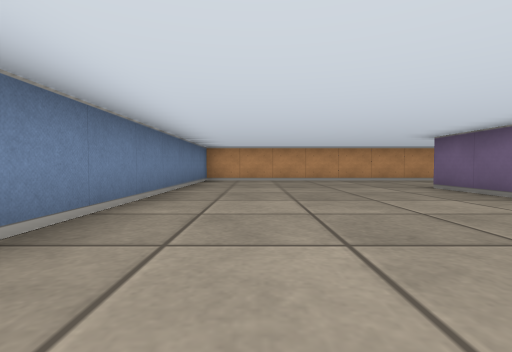
[1] (above)

16 first-person views from a walk through a cub3D maze. The camera is about half as high as the walls, tilts 2° down and sees 85° across. The floor is counted in squares. Each view is taken from the middle of a square. On the plan, view 1 faces up. The plan holds only what a view shows up to about 9 squares ahead; the rest is blank.

[2]
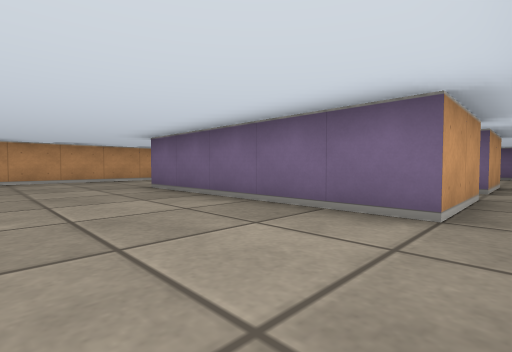

[3]
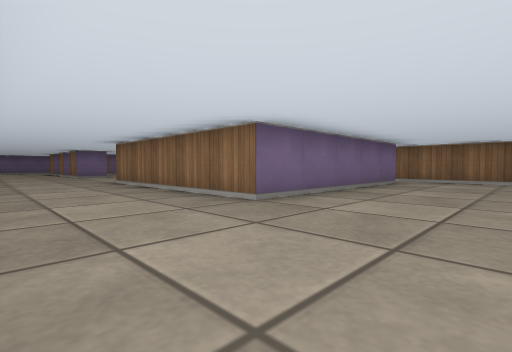

[4]
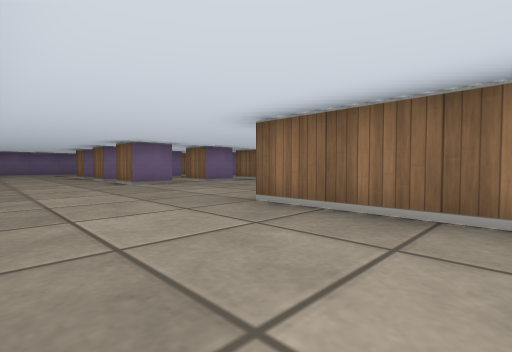

[5]
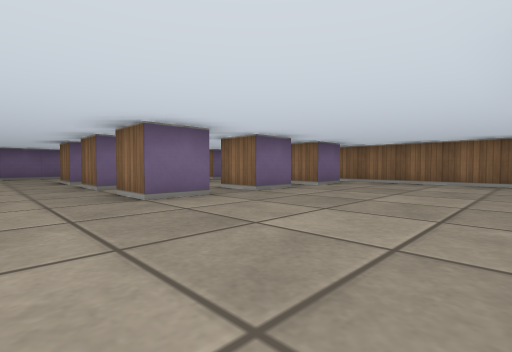

[6]
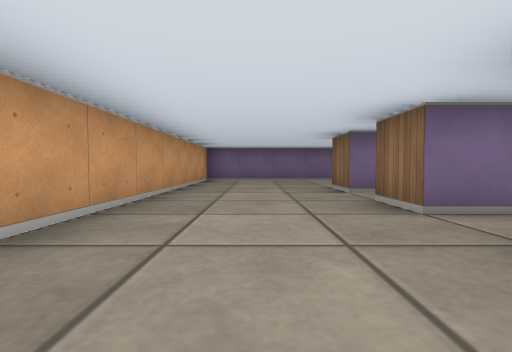

[7]
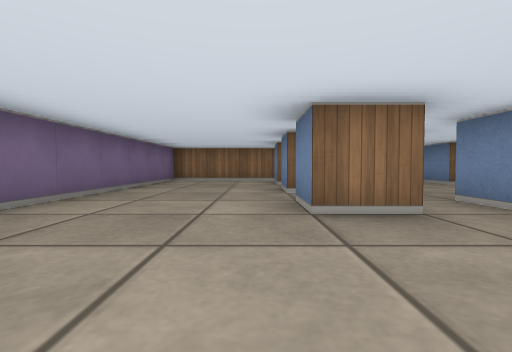

[8]
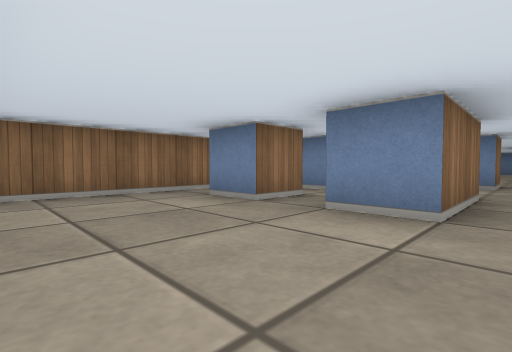

[9]
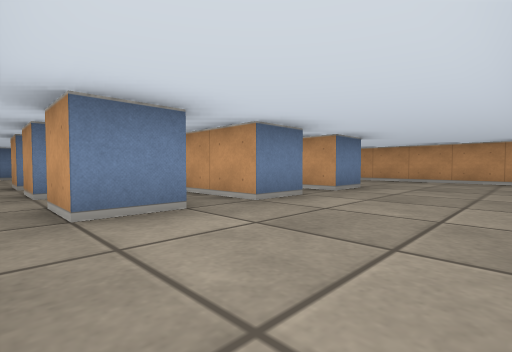

[10]
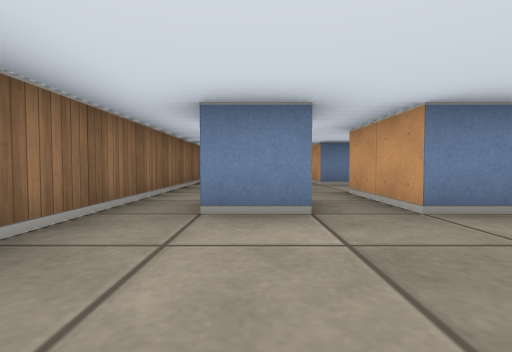

[11]
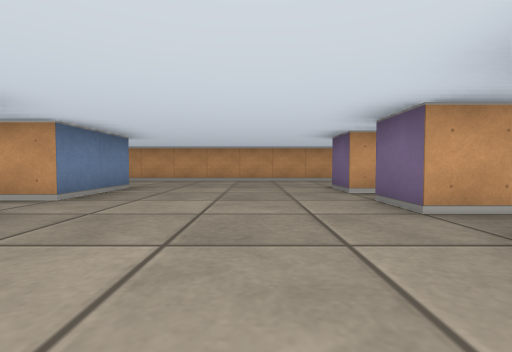

[12]
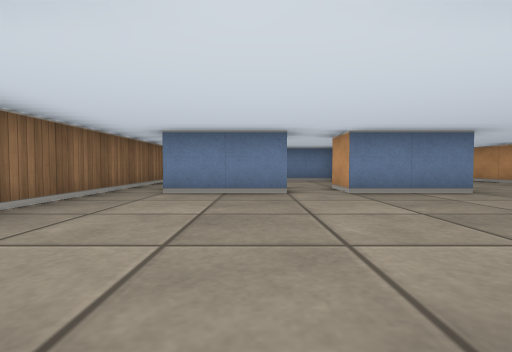

[13]
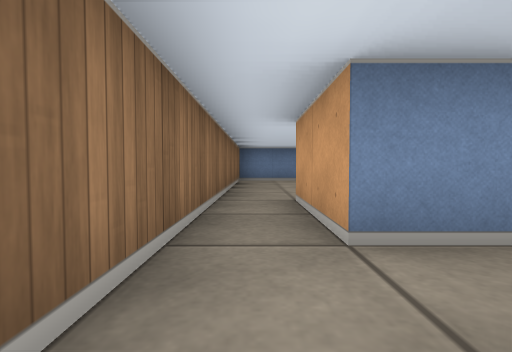

[14]
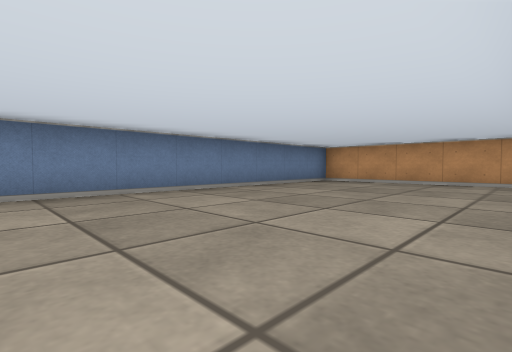

[15]
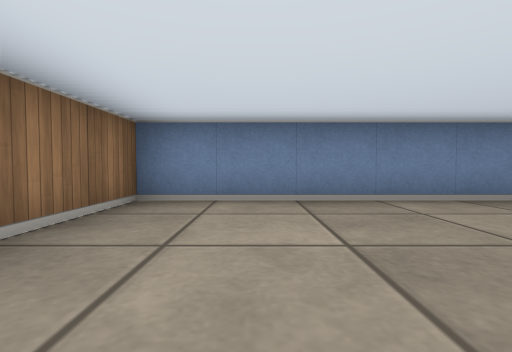

[16]
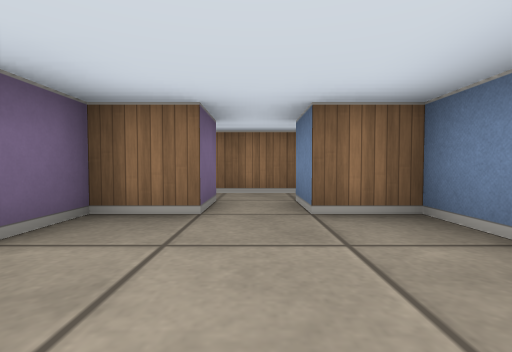

### Floor plan
Points are (right, up) in squares from view 1. A wall is a line through its corners. A room is listed if a view was taken in it or the views show most of it. See-through windows are left out.
Room 1 (views 1, 2, 3, 4, 5, 6, 7, 8, 9, 10, 11, 12, 13, 14, 15)
walls: (8.5, 2.5) (8.5, 0.5) (6.5, 0.5); (12.5, 3.5) (13.5, 3.5) (13.5, 2.5) (12.5, 2.5) (12.5, 3.5); (13, 4.5) (12.5, 4.5) (12.5, 5.5) (13.5, 5.5); (12.5, 1.5) (13.5, 1.5) (13.5, 0.5) (12.5, 0.5) (12.5, 1.5); (14.5, 4.6) (14.5, 5.5) (15.5, 5.5) (15.5, 4.5); (15.5, 3.5) (17.5, 3.5) (17.5, 2.5) (15.5, 2.5); (5.5, 0.5) (3.5, 0.5) (3.5, 5.5) (8.5, 5.5) (8.5, 3.5) (7.5, 3.5); (6.5, -0.5) (20.5, -0.5) (20.5, 8.5) (-1.5, 8.5) (-1.5, -0.5) (5.5, -0.5); (15.5, 1.4) (15.5, 0.5) (14.5, 0.5); (16.5, 5) (16.5, 5.5) (17.5, 5.5) (17.5, 4.5) (16.8, 4.5); (16.5, 1.5) (17.5, 1.5) (17.5, 0.5) (16.5, 0.5)
ways out: opening at (8, 3) to room 2; opening at (4.5, 0) to room 3; opening at (7.5, 0) to room 3
Room 2 (view 16)
walls: (4.5, 4.4) (4.5, 1.5) (5.5, 1.5) (5.5, 0.5); (6.5, 0.5) (6.5, 1.5) (7.5, 1.5) (7.5, 2.4)
ways out: opening at (8, 3) to room 1; opening at (6, 1) to room 3
Room 3 (no view inside)
walls: (5.5, -0.5) (6.5, -0.5)
ways out: opening at (4.5, 0) to room 1; opening at (7.5, 0) to room 1; opening at (6, 1) to room 2

Positions as (right, up) in squares from view 1, and headings:
1: (0, 0), facing up
2: (1, 0), facing up-right
3: (1, 8), facing down-right
4: (6, 8), facing down-right
5: (9, 7), facing down-right
6: (12, 7), facing right
7: (18, 8), facing down
8: (20, 4), facing down-left
9: (20, 0), facing up-left
10: (20, 1), facing left
11: (11, 0), facing up
12: (13, 2), facing left
13: (7, 0), facing left
14: (3, 1), facing up-left
15: (2, 1), facing left
16: (6, 4), facing down
